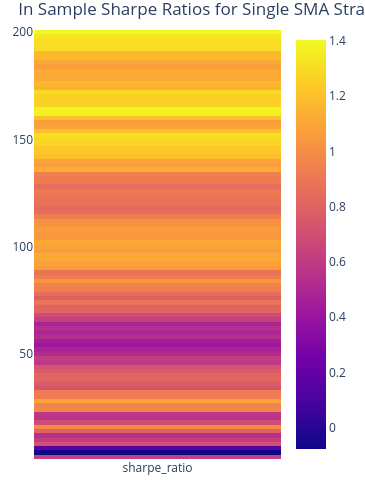

The notebook cell saved with this chart:
### Markdown cell above
Single SMA in sample?

### Code cell
windows = np.arange(2, 201, 2)
sma = vbt.MA.run(in_sample['Close'], window=windows, short_name='sma')
price = in_sample['Close'].vbt.tile(len(windows))
price.columns = sma.ma.columns
entries = price > sma.ma
exits = price < sma.ma

portfolio = vbt.Portfolio.from_signals(
    close=in_sample['Close'],
    entries=entries,
    exits=exits,
    init_cash=100_000,
    freq='D'
)

sharpe_ratios = portfolio.sharpe_ratio()
best_param = sharpe_ratios.idxmax()
best_window = best_param

print(f"\nBest Parameter Found:")
print(f"  Window: {best_window}")
print(f"  Resulting Sharpe Ratio: {sharpe_ratios.max():.2f}")

sharpe_ratios.vbt.heatmap(
    title='In Sample Sharpe Ratios for Single SMA Strategy'
).show()

### Figure 1 — Plotly figure (JSON) as saved in the notebook; plotly's stock layout.template omitted (floating-point values rounded to 4 significant figures)
{"data": [{"colorscale": [[0, "#0d0887"], [0.1111, "#46039f"], [0.2222, "#7201a8"], [0.3333, "#9c179e"], [0.4444, "#bd3786"], [0.5556, "#d8576b"], [0.6667, "#ed7953"], [0.7778, "#fb9f3a"], [0.8889, "#fdca26"], [1, "#f0f921"]], "hoverongaps": false, "type": "heatmap", "uid": "8c790c61-c2cc-4ca6-b694-a9145f37fbce", "x": ["sharpe_ratio"], "y": [2, 4, 6, 8, 10, 12, 14, 16, 18, 20, 22, 24, 26, 28, 30, 32, 34, 36, 38, 40, 42, 44, 46, 48, 50, 52, 54, 56, 58, 60, 62, 64, 66, 68, 70, 72, 74, 76, 78, 80, 82, 84, 86, 88, 90, 92, 94, 96, 98, 100, 102, 104, 106, 108, 110, 112, 114, 116, 118, 120, 122, 124, 126, 128, 130, 132, 134, 136, 138, 140, 142, 144, 146, 148, 150, 152, 154, 156, 158, 160, 162, 164, 166, 168, 170, 172, 174, 176, 178, 180, 182, 184, 186, 188, 190, 192, 194, 196, 198, 200], "z": [[0.6307], [-0.07702], [0.1497], [0.7206], [0.6165], [0.5524], [0.8044], [0.9908], [0.692], [0.5662], [0.5794], [0.9716], [0.9549], [1.089], [0.9171], [0.9171], [0.7348], [0.7719], [0.8132], [0.8082], [0.7605], [0.7273], [0.5882], [0.6125], [0.523], [0.4819], [0.4144], [0.4612], [0.5322], [0.4976], [0.542], [0.4828], [0.6309], [0.684], [0.8127], [0.8041], [0.8859], [0.7826], [0.8556], [0.9323], [0.947], [1.039], [0.9247], [0.8901], [1.061], [1.078], [1.111], [1.111], [1.058], [1.083], [1.106], [1.05], [1.041], [1.066], [1.025], [1.011], [0.9304], [0.8508], [0.8391], [0.873], [0.8814], [0.9004], [0.909], [0.8526], [0.9186], [0.9186], [0.9393], [1.122], [1.069], [1.086], [1.196], [1.229], [1.229], [1.286], [1.285], [1.316], [1.201], [1.083], [1.064], [1.202], [1.367], [1.379], [1.263], [1.263], [1.263], [1.29], [1.145], [1.175], [1.108], [1.108], [1.12], [1.074], [1.105], [1.174], [1.174], [1.305], [1.305], [1.305], [1.334], [1.403]]}], "layout": {"height": 490.0, "legend": {"orientation": "h", "traceorder": "normal", "x": 1, "xanchor": "right", "y": 1.02, "yanchor": "bottom"}, "margin": {"b": 30, "l": 30, "r": 30, "t": 30}, "title": {"text": "In Sample Sharpe Ratios for Single SMA Strategy"}, "width": 365}}
